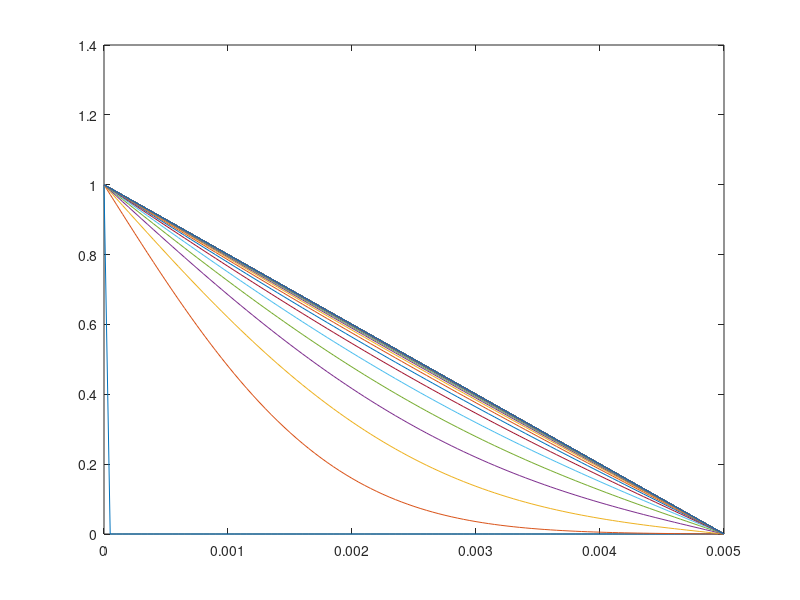

The MATLAB script that drew this image:
Nx = 100; % Number of grid points
Nt = 4000;
D =1e-8;
c_L = 1.0;
c_R = 0;
t_end = 5000.0;
x_end = 5e-3;

dt = t_end/Nt;
dx = x_end/Nx;
Fo = D*dt/dx/dx;

c = zeros(Nt+1,Nx+1);
c(:,1) = c_L;
c(:,Nx+1) = c_R;

% A = sparse(Nx+1,Nx+1);
% for i=2:Nx
%     A(i,i-1) = -Fo;
%     A(i,i) = (1+2*Fo);
%     A(i,i+1) = -Fo;
% end
e = ones(Nx+1,1);
A = spdiags([-e*Fo,e*(1+2*Fo),-e*Fo],[-1,0,1],Nx+1,Nx+1);
A(1,2) = 0;
A(1,1) = 1;
A(Nx+1,Nx) = 0;
A(Nx+1,Nx+1) = 1;

x = linspace(0,x_end,Nx+1);
for n = 1:Nt
  b = c(n,:)';
  c(n+1,:) = A\b;
end

% Plot at a number of different time steps
outtimes = fix(linspace(1,Nt,50));
plot(x,c(outtimes,:))
